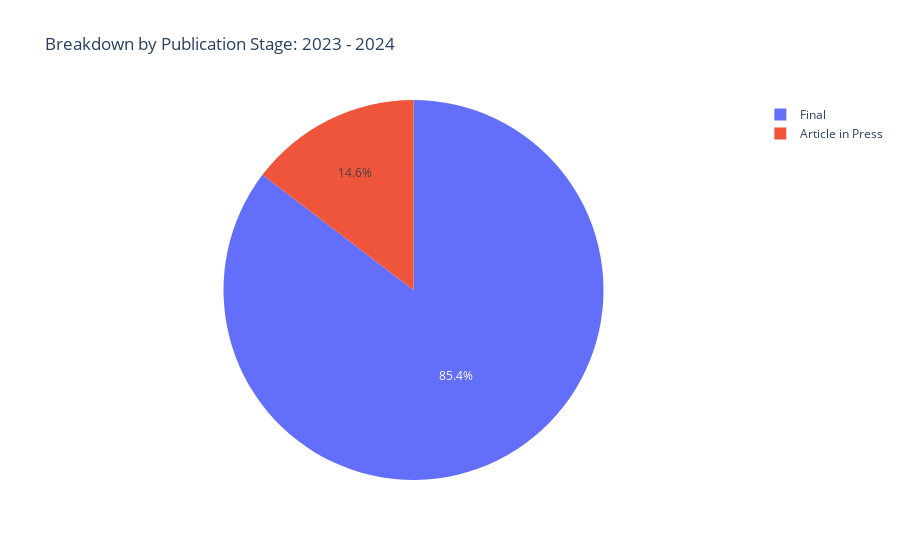

The code cell stored with this chart in its notebook:
### Code cell
fig = publication_stage_range(startyear=2023,endyear=2024,df=df)
fig.show()

### Figure 1 — Plotly figure (JSON) as saved in the notebook; plotly's stock layout.template omitted (floating-point values rounded to 4 significant figures)
{"data": [{"domain": {"x": [0, 1], "y": [0, 1]}, "hovertemplate": "Publication Stage=%{label}<br>count=%{value}<extra></extra>", "labels": ["Article in Press", "Final"], "legendgroup": "", "name": "", "showlegend": true, "type": "pie", "values": [48, 280]}], "layout": {"legend": {"tracegroupgap": 0}, "title": {"text": "Breakdown by Publication Stage: 2023 - 2024"}}}
